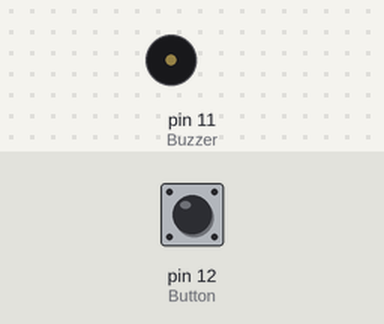
Recording of a sketch running on a simulated Arduino Uno, built with avr-gcc and run on an emulated ATmega328P. On the bench: buzzer (waves = sounding, pin HIGH). Inputs (shaded band) come from the test bench; at power-on: pin 12 (Button) HIGH.

Above: at 1.2 s.
1.3 s: pin 12 (Button) pulled LOW for 0.15 s
At 1.37 s:
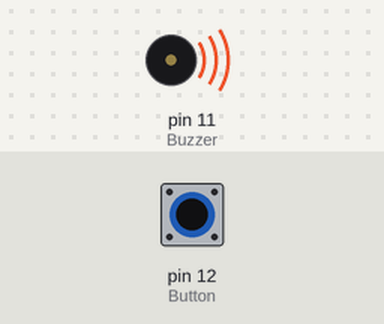
2.9 s: pin 12 (Button) pulled LOW for 3.2 s
At 6.8 s:
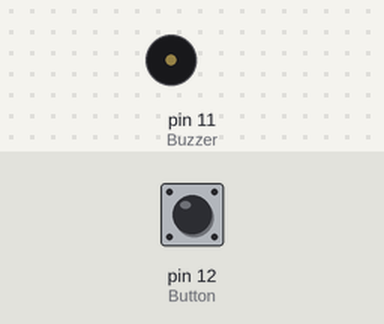
Timing chart, 0 to 8.3 s (numbered marks = the images above; inputs shaded):
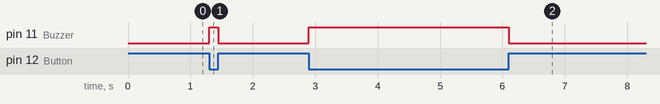

The sketch:

buzzer.ino
```cpp
int Button = 12;
int Buzzer = 11;
int Val = 0;

void setup() {
  pinMode(Button, INPUT_PULLUP);

  pinMode(Buzzer, OUTPUT);


}

void loop() {
  Val = digitalRead(Button);

  if (Val == LOW) {
    digitalWrite(Buzzer, HIGH);
  } else {
    digitalWrite(Buzzer, LOW);
  }

}
```

Measured:
- after the input at 1.3 s, pin 11 (Buzzer): LOW → HIGH at once, → LOW 0.15 s later
- after the input at 2.9 s, pin 11 (Buzzer): LOW → HIGH at once, → LOW 3.2 s later
